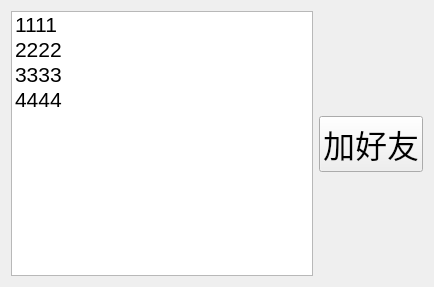
<?xml version="1.0" encoding="UTF-8"?>
<ui version="4.0">
 <class>Online</class>
 <widget class="QWidget" name="Online">
  <property name="geometry">
   <rect>
    <x>0</x>
    <y>0</y>
    <width>434</width>
    <height>287</height>
   </rect>
  </property>
  <property name="windowTitle">
   <string>Form</string>
  </property>
  <layout class="QGridLayout" name="gridLayout">
   <item row="0" column="0">
    <layout class="QHBoxLayout" name="horizontalLayout">
     <item>
      <widget class="QListWidget" name="online_lw">
       <property name="font">
        <font>
         <pointsize>16</pointsize>
        </font>
       </property>
       <item>
        <property name="text">
         <string>1111</string>
        </property>
       </item>
       <item>
        <property name="text">
         <string>2222</string>
        </property>
       </item>
       <item>
        <property name="text">
         <string>3333</string>
        </property>
       </item>
       <item>
        <property name="text">
         <string>4444</string>
        </property>
       </item>
      </widget>
     </item>
     <item>
      <layout class="QVBoxLayout" name="verticalLayout">
       <item>
        <spacer name="verticalSpacer">
         <property name="orientation">
          <enum>Qt::Vertical</enum>
         </property>
         <property name="sizeHint" stdset="0">
          <size>
           <width>20</width>
           <height>40</height>
          </size>
         </property>
        </spacer>
       </item>
       <item>
        <widget class="QPushButton" name="addFriend_pb">
         <property name="font">
          <font>
           <pointsize>24</pointsize>
          </font>
         </property>
         <property name="text">
          <string>加好友</string>
         </property>
        </widget>
       </item>
       <item>
        <spacer name="verticalSpacer_2">
         <property name="orientation">
          <enum>Qt::Vertical</enum>
         </property>
         <property name="sizeHint" stdset="0">
          <size>
           <width>20</width>
           <height>40</height>
          </size>
         </property>
        </spacer>
       </item>
      </layout>
     </item>
    </layout>
   </item>
  </layout>
 </widget>
 <resources/>
 <connections/>
</ui>
